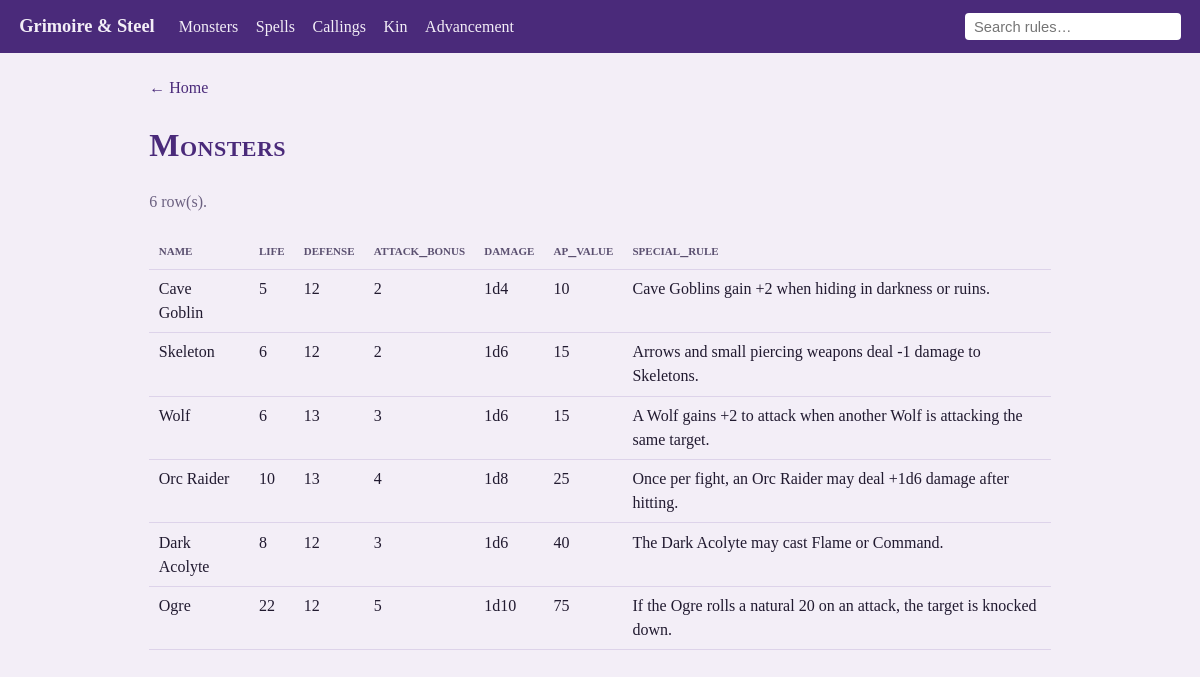
/monsters, run on the app's committed database.
### tables this page shows
CREATE TABLE monster (
    monster_id INTEGER PRIMARY KEY,
    name TEXT NOT NULL UNIQUE,
    description TEXT NOT NULL,
    life INTEGER NOT NULL,
    defense INTEGER NOT NULL,
    attack_bonus INTEGER NOT NULL,
    damage TEXT NOT NULL,
    ap_value INTEGER NOT NULL,
    special_rule TEXT,
    sort_order INTEGER NOT NULL UNIQUE,
    CHECK (life > 0),
    CHECK (defense > 0),
    CHECK (ap_value >= 0)
) STRICT;

### app/app.py (the view)
    def view():
        return content(key)

### app/app.py (called while the page is built)
@app.after_request
def allow_local_control(resp):
    resp.headers["Access-Control-Allow-Origin"] = "*"
    return resp

def get_db():
    if "db" not in g:
        if not DB.exists():
            raise RuntimeError(f"{DB} not found - run 'py gns/build/load_gns.py' first.")
        g.db = sqlite3.connect(DB)
        g.db.row_factory = sqlite3.Row
    return g.db

@app.route("/c/<key>")
def content(key):
    if key not in CONTENT_PAGES:
        abort(404)
    db = get_db()
    title, sql = CONTENT_PAGES[key]
    rows = db.execute(sql).fetchall()
    cols = rows[0].keys() if rows else []
    return render_template("rows.html", title=title, columns=cols, rows=rows, source=key)

def _make_alias(key):
    def view():
        return content(key)
    view.__name__ = f"content_{key}"
    return view

### app/templates/rows.html (shortened to what this page needs)
{% extends "base.html" %}
{% block content %}
  <p><a class="back" href="{{ url_for('index') }}">&larr; Home</a></p>
  <h1>{{ title }}</h1>
  <p class="muted">{{ rows|length }} row(s).</p>
  <table class="grid">
    <thead>
      <tr>{% for c in columns %}<th>{{ c }}</th>{% endfor %}</tr>
    </thead>
    <tbody>
      {% for row in rows %}
        <tr>{% for c in columns %}<td>{{ row[c] if row[c] is not none else '—' }}</td>{% endfor %}</tr>
      {% else %}
        <tr><td colspan="{{ columns|length or 1 }}">No rows.</td></tr>
      {% endfor %}
    </tbody>
  </table>
{% endblock %}

### app/templates/base.html (style rules this page uses)
:root { --ink:#211a30; --paper:#f3eef7; --accent:#4a2a7a; --accent2:#7a1f12; }
* { box-sizing: border-box; }
body { margin:0; font-family: Georgia, "Times New Roman", serif; background: var(--paper); color: var(--ink); line-height:1.5; }
h1,h2 { font-variant: small-caps; letter-spacing:.5px; color:var(--accent); }
.muted { color:#6b6080; }
table.grid { width:100%; border-collapse:collapse; }
table.grid th, table.grid td { text-align:left; padding:.45rem .6rem; border-bottom:1px solid #ddd3ea; vertical-align:top; }
table.grid th { font-variant:small-caps; color:#5b5070; }
a.back { color:var(--accent); text-decoration:none; }

### data on the page
monster: name "Cave Goblin" "5" "12" "2" "1d4" "10" "Cave Goblins gain +2 when hiding in darkness or ruins."
monster: name "Skeleton" "6" "12" "2" "1d6" "15" "Arrows and small piercing weapons deal -1 damage to Skeletons."
monster: name "Wolf" "6" "13" "3" "1d6" "15" "A Wolf gains +2 to attack when another Wolf is attacking the same target."
monster: name "Orc Raider" "10" "13" "4" "1d8" "25" "Once per fight, an Orc Raider may deal +1d6 damage after hitting."
monster: name "Dark Acolyte" "8" "12" "3" "1d6" "40" "The Dark Acolyte may cast Flame or Command."
monster: name "Ogre" "22" "12" "5" "1d10" "75" "If the Ogre rolls a natural 20 on an attack, the target is knocked down."

### other printed values
{{ title }} "Monsters"
{{ rows|length }} "6"
{{ c }} "name" "life" "defense" "attack_bonus" "damage" "ap_value" "special_rule"
